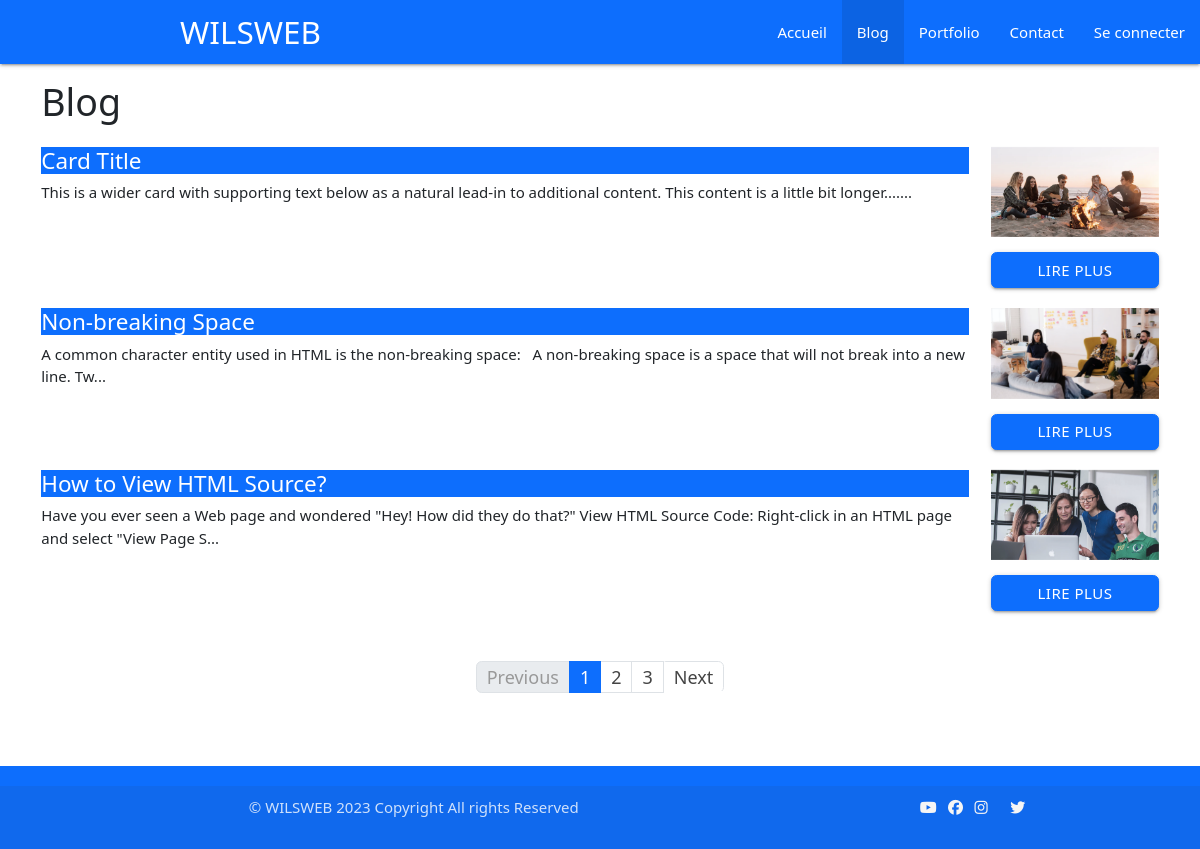
The page /index.php?page=blog on the database its author committed.
### tables this page shows
CREATE TABLE `post` (
  `id` int(11) NOT NULL,
  `title` varchar(300) NOT NULL,
  `description` text NOT NULL,
  `image` varchar(300) NOT NULL,
  `public` varchar(7) NOT NULL
);

### controller/blog.controller.php (called while the page is built)
<?php
include 'model/blog.model.php';
if(isset($_GET['page']) && $_GET['page'] == "blog"){
    $listBlogPosts = listBlogPosts();
}
$all = listBlogPosts();

### pages/blog.php (the view, shortened to what this page needs)
<?php
include("controller/blog.controller.php");
$nbre_element = 3;
$nbre_page = ceil(count($all)/$nbre_element);
if(isset($_GET['num'])){
    if($_GET['num']<1){
        $num = 1;
    }else if($_GET['num']>$nbre_page){
        $num = $nbre_page;
    }else{
        $num = $_GET['num'];
    }
}else{
    $num = 1;
}
$debut=($num-1)*$nbre_element;
$posts = blogPagination($debut,$nbre_element);
?>
<div class="w-100 mx-auto pb-3">
    <h1 class=" pt-3 pb-3">Blog</h1>
    <?php foreach ($posts as $post) : ?>
        <div class="row">
            <div class="col-sm-8 col-md-10 col-lg-10">
                <h4 class="bg-primary white-text">
                    <?= $post['title'] ?>
                </h4>
                <p>
                </p>
            </div>
            <div class="col-sm-4 col-md-2 col-lg-2 d-grid gap-3">
                <img src="admin/img/<?= $post['image'] ?>" class="materialboxed img-fluid" alt="" />
                <a class="btn btn-primary" href="index.php?page=view&id=<?= $post['id'] ?>&image=<?= $post['image'] ?>&title=<?= $post['title'] ?>&desc=<?= $post['description'] ?>">Lire Plus</a>
            </div>
        </div>
    <?php endforeach; ?>
        <ul class="pagination justify-content-center" style="width:100%; margin-top: 50px;">
            <li class="page-item <?php if ($num == 1) {
                    echo 'disabled';
                } ?>"><a href="index.php?page=blog&num=<?= $num - 1 ?>" class="page-link">Previous</a></li>
            <?php for ($i = 1; $i <= $nbre_page; $i++) { ?>
                <li class="page-item <?php if ($num == $i) {
                                echo "bg-primary active";
                            } ?>"><a href="index.php?page=blog&num=<?= $i ?>" class="page-link text-decoration-none"><?= $i ?></a></li>
            <?php } ?>
            <li class="page-item waves-effect <?php if ($num == $nbre_page) {
                                        echo "disabled";
                                    } ?>"><a href="index.php?page=blog&num=<?= $num + 1 ?>" class="page-link">Next</a></li>
        </ul>
</div>

### index.php (shortened to what this page needs)
<?php
$pages=scandir('pages/');
if(isset($_GET['page']) && (!empty($_GET['page']))){
  if(in_array($_GET['page'].'.php',$pages)){
    $page=$_GET['page'];
  }
  else{
    $page="error";
  }
}
else{
  $page="home";
}
?>
<!DOCTYPE html>
<html>
<head>
  <link rel="stylesheet" href="https://cdnjs.cloudflare.com/ajax/libs/font-awesome/6.4.2/css/all.min.css" />
  <link type="text/css" rel="stylesheet" href="css/materialize.min.css"  media="screen,projection"/>
  <link rel="stylesheet" href="css/style.css">
  <link rel="stylesheet" href="node_modules/bootstrap/dist/css/bootstrap.min.css">
</head>
<body style="min-height: 100vh;">
  <?php
  include 'body/topbar.php'
  ?>
  <div class="container">
    <?php
    include 'pages/'.$page.'.php';
    ?>
  </div>
  <?php
  include 'body/footer.php'
  ?>
</body>
</html>

### body/topbar.php (shortened to what this page needs)
<div class="navbar-fixed">
  <nav class="bg-primary">
    <div class="nav-wrapper">
          <a href="index.php?page=home" class="brand-logo large-margin hide-on-med-and-down text-decoration-none">WILSWEB</a>
      <ul class="right hide-on-med-and-down">
        <li class="<?php echo ($page == "home") ? "active" : ""; ?>"><a href="index.php?page=home" class="text-decoration-none">Accueil</a></li>
        <li class="<?php echo ($page == "blog") ? "active" : ""; ?>"><a href="index.php?page=blog" class="text-decoration-none">Blog</a></li>
        <li class="<?php echo ($page == "portfolio") ? "active" : ""; ?>"><a href="index.php?page=portfolio" class="text-decoration-none">Portfolio</a>
        </li>
        <li class="<?php echo ($page == "contact") ? "active" : ""; ?>"><a href="index.php?page=contact" class="text-decoration-none">Contact</a></li>
        <li class="<?php echo ($page == "login") ? "active" : ""; ?>"><a href="./admin/index.php?page=login" class="text-decoration-none">Se connecter</a>
        </li>
      </ul>
    </div>
  </nav>
</div>

### model/blog.model.php (shortened to what this page needs)
<?php
include("config/main.inc.php");
function listBlogPosts(){
        global $cnx;
        $sql = "SELECT * FROM post ORDER BY id DESC";
        $req = $cnx->query($sql) or die(print_r($cnx->errorInfo( )));
        $posts = [];
        while($rows = $req->fetch()){
        $posts[] = $rows;
        }
        return $posts;
}
function strlBlog($post){
        $post = substr($post, 0, 150) .'...';
        echo $post;
}
function blogPagination($debut,$nbre_element){
        global $cnx;
        $sql = "SELECT * FROM post ORDER BY id DESC limit $debut,$nbre_element";
        $req = $cnx->query($sql) or die(print_r($cnx->errorInfo( )));
        $aff = [];
        while($rows = $req->fetch()){
        $aff[] = $rows;
        }
        return $aff;
    }

### body/footer.php
<footer class="page-footer bg-primary mt-5">
          <div class="footer-copyright">
            <div class="container center row mx-auto">
            <div class="col-ms-12 col-md-12 col-lg-8 mx-auto"> © WILSWEB 2023 Copyright All rights Reserved</div>
            <div class="col-ms-12 col-md-12 col-lg-4 mx-auto">
            <a class="grey-text text-lighten-4 text-decoration-none" href="#!"><i class="p-1 tiny fa-brands fa-youtube"></i></a>
            <a class="grey-text text-lighten-4 text-decoration-none" href="#!"><i class="p-1 tiny fa-brands fa-facebook"></i></a>
            <a class="grey-text text-lighten-4 text-decoration-none" href="#!"><i class="p-1 tiny fa-brands fa-instagram"></i></a>
            <a class="grey-text text-lighten-4 text-decoration-none" href="#!"><i class="p-1 tiny fa-brands fa-libkedin"></i></a>
            <a class="grey-text text-lighten-4 text-decoration-none" href="#!"><i class="p-1 tiny fa-brands fa-twitter"></i></a>
            </div>
            </div>
          </div>
        </footer>

### css/style.css (style rules this page uses)
.large-margin { margin-left: 15% !important; }

### rows shown on the page
post: title "Card Title", description "This is a wider card with supporting text below as a natural lead-in to additional content. This content is a little bit longer.......", image (picture)
post: title "Non-breaking Space", description "A common character entity used in HTML is the non-breaking space: A non-breaking space is a space that will not break into a new line. Tw...", image (picture)
post: title "How to View HTML Source?", description "Have you ever seen a Web page and wondered \"Hey! How did they do that?\" View HTML Source Code: Right-click in an HTML page and select \"View Page S...", image (picture)
